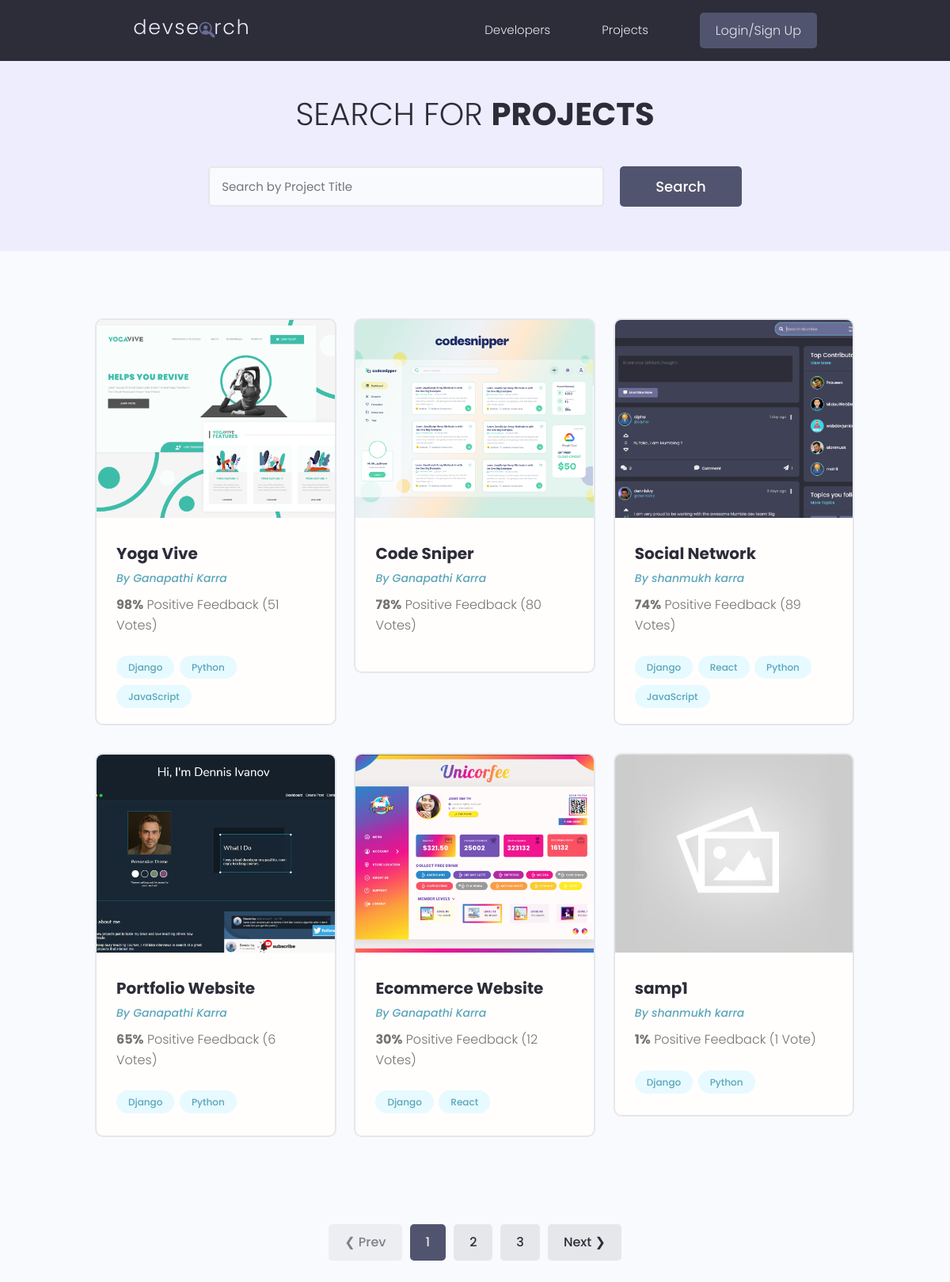
The page /projects/ on the database as committed earlier.
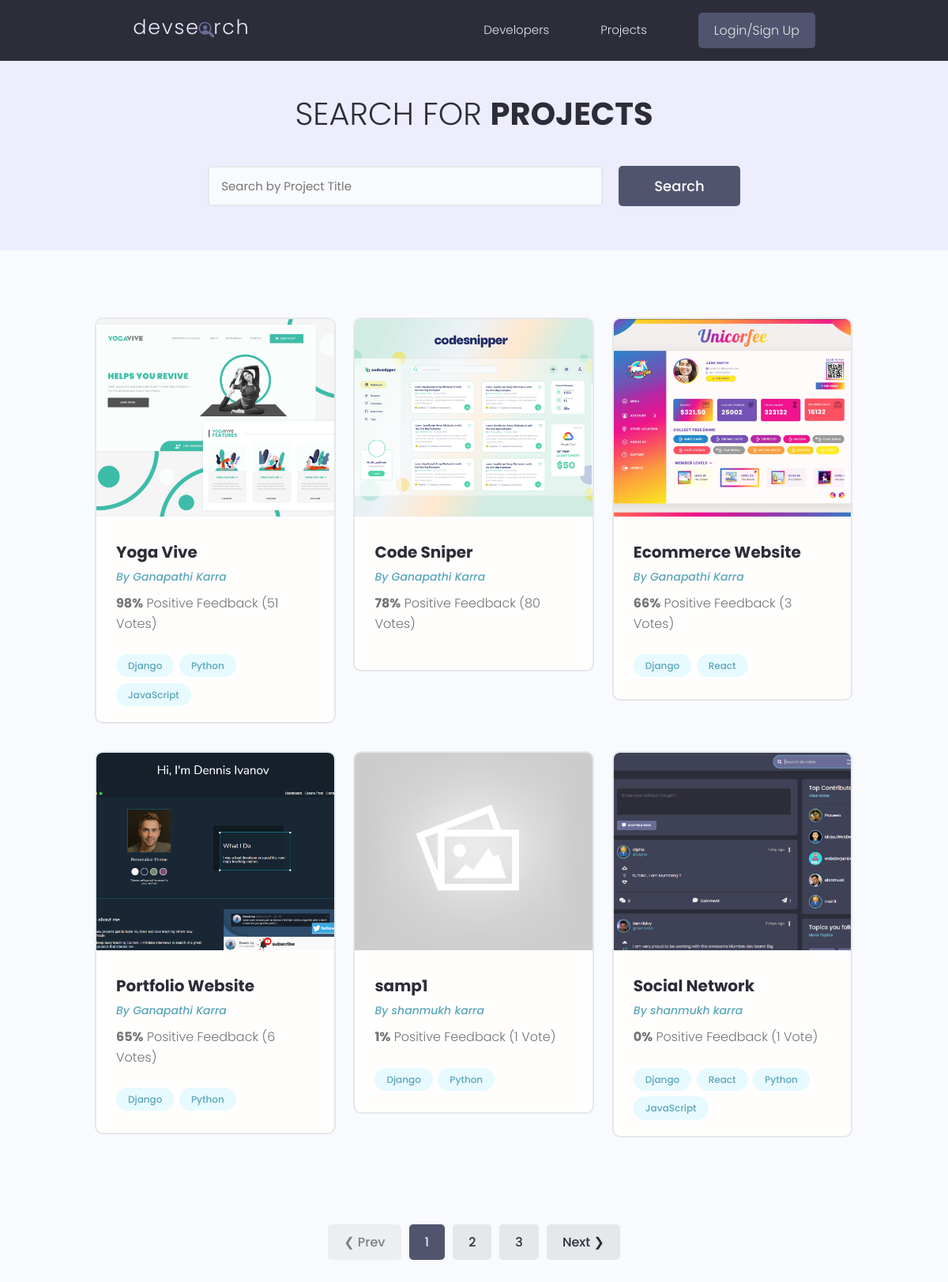
The same page on the database as committed later.
### projects/models.py (models this page shows, shortened)
class Project(models.Model):
    owner = models.ForeignKey(Profile,on_delete=models.SET_NULL,null=True,blank=True)
    title = models.CharField(max_length=200)
    description = models.TextField(null=True,blank=True)
    featured_image = models.ImageField(null=True,blank=True, default='default.jpg')
    demo_link = models.CharField(max_length=2000, null=True,blank=True)
    source_link = models.CharField(max_length=2000, null=True,blank=True)
    tags = models.ManyToManyField('Tag',blank=True) #anotherway: tag = models.ManyToManyField(Tag,null=True)
    vote_total = models.IntegerField(default=0,null=True,blank=True)
    vote_ratio = models.IntegerField(default=0,null=True,blank=True)
    created = models.DateTimeField(auto_now_add=True)
    id = models.UUIDField(default=uuid.uuid4,unique=True,primary_key=True,editable=False)
    class Meta:
        ordering = ['-vote_ratio','-vote_total','title']      #desc: ['-created']

class Tag(models.Model):
    name = models.CharField(max_length=200)
    created = models.DateTimeField(auto_now_add=True)
    id = models.UUIDField(default=uuid.uuid4,unique=True,primary_key=True,editable=False)

### users/models.py (models this page shows, shortened)
class Profile(models.Model):
    user = models.OneToOneField(User,on_delete=models.CASCADE, null=True, blank=True)
    name =  models.CharField(max_length=200, null=True, blank=True)
    username =  models.CharField(max_length=200, null=True, blank=True)
    email = models.EmailField(max_length=200, null=True, blank=True)
    location =  models.CharField(max_length=200, null=True, blank=True)
    short_intro = models.CharField(max_length=200, null=True, blank=True)
    bio = models.TextField(null=True, blank=True)
    profile_image = models.ImageField(null=True, blank=True,upload_to='profiles/',default='profiles/user-default.png')
    social_github = models.CharField(max_length=200, null=True, blank=True)
    social_twitter = models.CharField(max_length=200, null=True, blank=True)
    social_linkedin = models.CharField(max_length=200, null=True, blank=True)
    social_youtube = models.CharField(max_length=200, null=True, blank=True)
    social_website = models.CharField(max_length=200, null=True, blank=True)
    created = models.DateTimeField(auto_now_add=True)
    id = models.UUIDField(default=uuid.uuid4,unique=True,primary_key=True,editable=False)
    class Meta:
        ordering = ['created']      #desc: ['-created']

### projects/views.py (the view)
# urls.py: path('projects/',views.getprojects),
def getprojects(req):
    projs ,searchquery = searchProjects(req)
    projs, customrange = paginateProjects(req,projs,6)
    cntxt={'projs':projs,'searchquery':searchquery,'customrange':customrange}
    return render(req,'projects/projects.html',cntxt)

### projects/utils.py (called while the page is built)
def paginateProjects(req,projs,resultsperpage):
    paginator = Paginator(projs,resultsperpage)
    pageno = req.GET.get('page')
    try:
        projs = paginator.page(pageno)
    except PageNotAnInteger:
        pageno = 1
        projs = paginator.page(pageno)
    except EmptyPage:
        pageno = paginator.num_pages
        projs = paginator.page(pageno)
    leftindex,rightindex = max(1,int(pageno)-4),min(paginator.num_pages,int(pageno)+5)
    customrange  = range(leftindex,rightindex+1)
    return projs,customrange

def searchProjects(req):
    searchquery = ''
    if req.GET.get('search_query'):
        searchquery = req.GET.get('search_query')
    projs = Project.objects.filter(
        Q(owner__name__icontains=searchquery) |     # '&' -> and, '|' -> or
        Q(title__icontains=searchquery) |
        Q(description__icontains=searchquery) |
        Q(tags__name__icontains=searchquery)  #another-way: Q(tags__in=tgs) #where: tgs=Tag.objects.filter(name__icontains=searchquery)
    ).distinct()
    return projs,searchquery

### projects/templates/projects/projects.html (shortened to what this page needs)
{% extends 'main.html' %}
{% block conten %}
    <main class="projects">
        <section class="hero-section text-center">
          <div class="container container--narrow">
            <div class="hero-section__box">
              <h2>Search for <span>Projects</span></h2>
            </div>
            <div class="hero-section__search">
              <form class="form" action="{% url 'projects' %}" method="get">
                <div class="form__field">
                  <input class="input input--text" id="formInput#search" type="text" name="search_query" value="{{searchquery}}"
                    placeholder="Search by Project Title" />
                </div>
                <input class="btn btn--sub btn--lg" type="submit" value="Search" />
              </form>
            </div>
          </div>
        </section>
        <section class="projectsList">
          <div class="container">
            <div class="grid grid--three">
            {% for proj in projs %}
                <div class="column">
                    <div class="card project">
                    <a href="{% url 'project' proj.id %}" class="project">
                        <img class="project__thumbnail" src="{{ proj.featured_image.url }}" alt="project thumbnail" />
                        <div class="card__body">
                        <h3 class="project__title">{{proj.title}}</h3>
                        <p><a class="project__author" href="{% url 'profile' proj.owner.id %}">By {{proj.owner.name}}</a></p>
                        <p class="project--rating">
                            <span style="font-weight: bold;">{{proj.vote_ratio}}%</span> Positive
                            Feedback ({{proj.vote_total}} Vote{{proj.vote_total|pluralize:"s"}})
                        </p>
                        <div class="project__tags">
                            {% for tag in proj.tags.all %}
                            <span class="tag tag--pill tag--main">
                            <small>{{tag.name}}</small>
                            </span>
                            {% endfor %}
                        </div>
                        </div>
                    </a>
                    </div>
                </div>
            {% endfor %}
            </div>
          </div>
        </section>
        {% include 'pagination.html' with queryset=projs %}
      </main>
{% endblock conten %}

Rows that differ between the two databases and show on the page:
changed Project "Ecommerce Website": vote_ratio "30" → "66"; vote_total "12" → "3"; moves up the list
shown differently, row unchanged: Project "Portfolio Website": moves down the list
shown differently, row unchanged: Project "samp1": moves up the list
changed Project "Social Network": vote_ratio "74" → "0"; vote_total "89" → "1"
